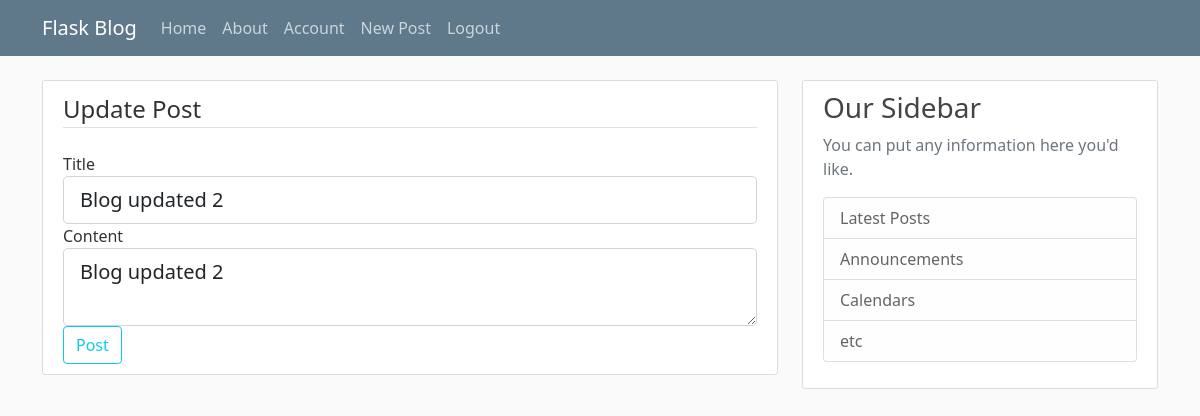
The app's page /post/2/update (signed in), older data.
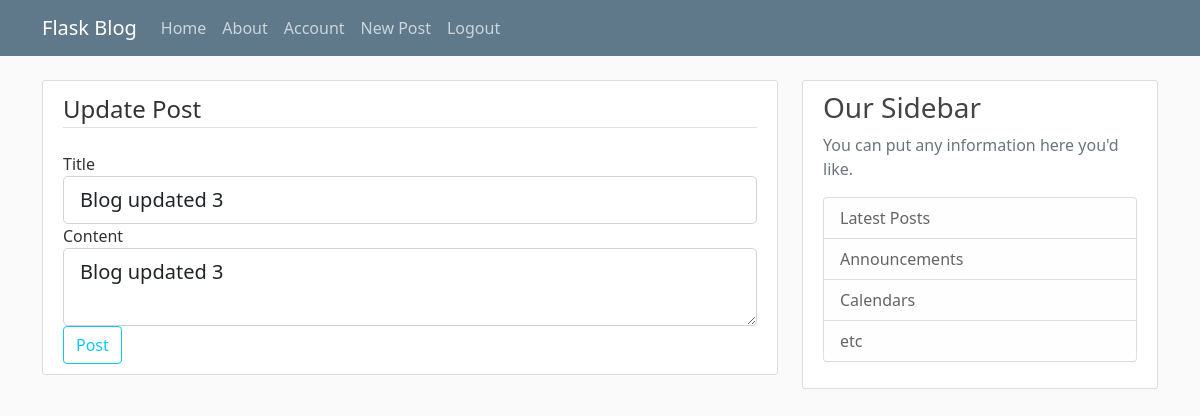
The same page, newer data.
### flaskblog/models.py (models this page shows, shortened)
class Post(db.Model):
    id = db.Column(db.Integer, primary_key=True)
    title = db.Column(db.String(100), nullable=False)
    date_posted = db.Column(db.DateTime, nullable=False, default=datetime.utcnow)
    content = db.Column(db.Text, nullable=False)
    user_id = db.Column(db.Integer, db.ForeignKey('user.id'), nullable=False)

### flaskblog/routes.py (the view)
@app.route("/post/<int:post_id>/update", methods=['GET', 'POST'])
@login_required
def update_post(post_id):
    post = Post.query.get_or_404(post_id)
    if post.author != current_user:
        abort(403)
    form=PostForm()
    if form.validate_on_submit():
        post.title=form.title.data
        post.content=form.title.data
        db.session.commit()
        flash('Your post has been updated', 'success')
        return redirect(url_for('post', post_id=post.id))
    elif request.method == 'GET':
        form.title.data=post.title
        form.content.data=post.content
    return render_template('create_post.html', title='Update Post', form=form, legend="Update Post")

### flaskblog/forms.py
class PostForm(FlaskForm):
    title = StringField('Title', validators=[DataRequired()])
    content = TextAreaField('Content', validators=[DataRequired()])
    submit = SubmitField('Post')

### flaskblog/models.py (called while the page is built)
@login_manager.user_loader
def load_user(user_id):
    return User.query.get(int(user_id))

### flaskblog/templates/create_post.html (shortened to what this page needs)
{% extends 'layout.html' %}
{% block content %}
    <div class="content-section">
        <form method="POST" action="">
            <fieldset class="form-group">
                <legend class="border-bottom mb-4">{{ legend }}</legend>
                <div class="form-group">
                    {{form.title.label(class="form-control-label")}}
                    {% if form.title.errors %}
                        {{form.title(class="form-control form-control-lg is-invalid")}}
                        <div class="invalid-feedback">
                            {% for error in form.title.errors %}
                                <span>{{error}}</span>
                            {% endfor %}
                        </div>
                    {% else %}
                        {{form.title(class="form-control form-control-lg")}}
                    {% endif %}
                </div>
                <div class="form-group">
                    {{form.content.label(class="form-control-label")}}
                    {% if form.content.errors %}
                        {{form.content(class="form-control form-control-lg is-invalid")}}
                        <div class="invalid-feedback">
                            {% for error in form.content.errors %}
                                <span>{{error}}</span>
                            {% endfor %}
                        </div>
                    {% else %}
                        {{form.content(class="form-control form-control-lg")}}
                    {% endif %}
                </div>
            </fieldset>
            <div class="form-group">
                {{form.submit(class="btn btn-outline-info")}}
            </div>
        </form>
    </div>
{% endblock content%}

Row changes from the older to the newer data that the page shows:
changed Post: title "Blog updated 2" → "Blog updated 3"; content "Blog updated 2" → "Blog updated 3"
